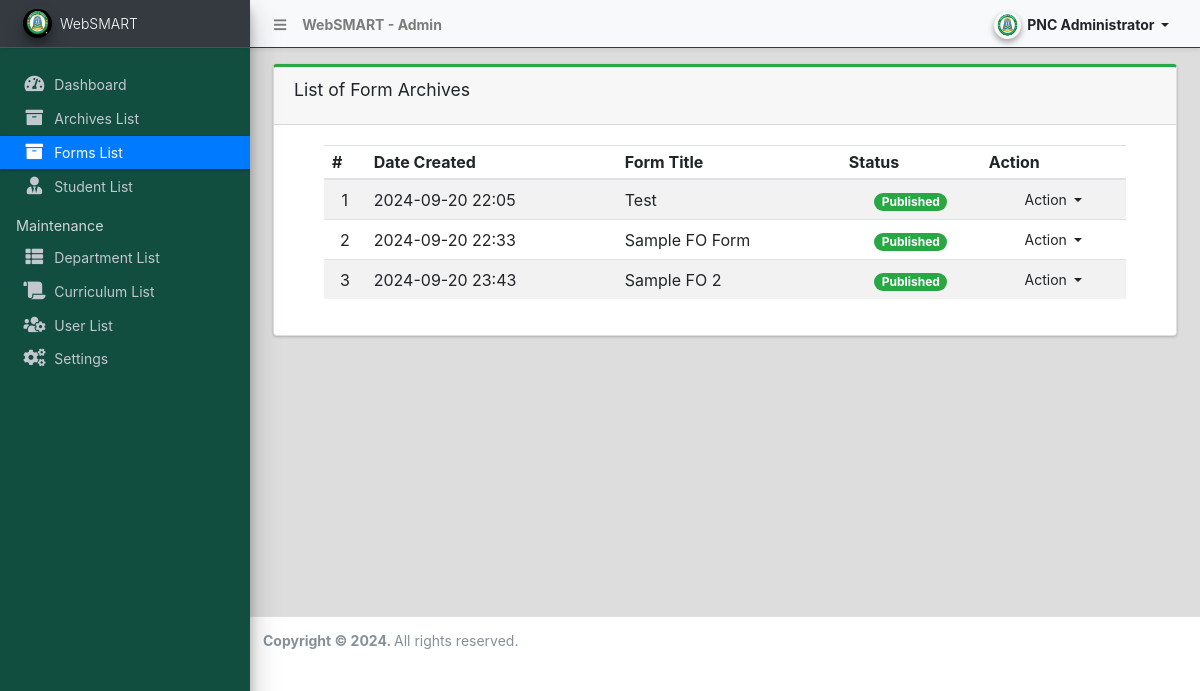
The page /admin/?page=forms (signed in) on the database as committed earlier.
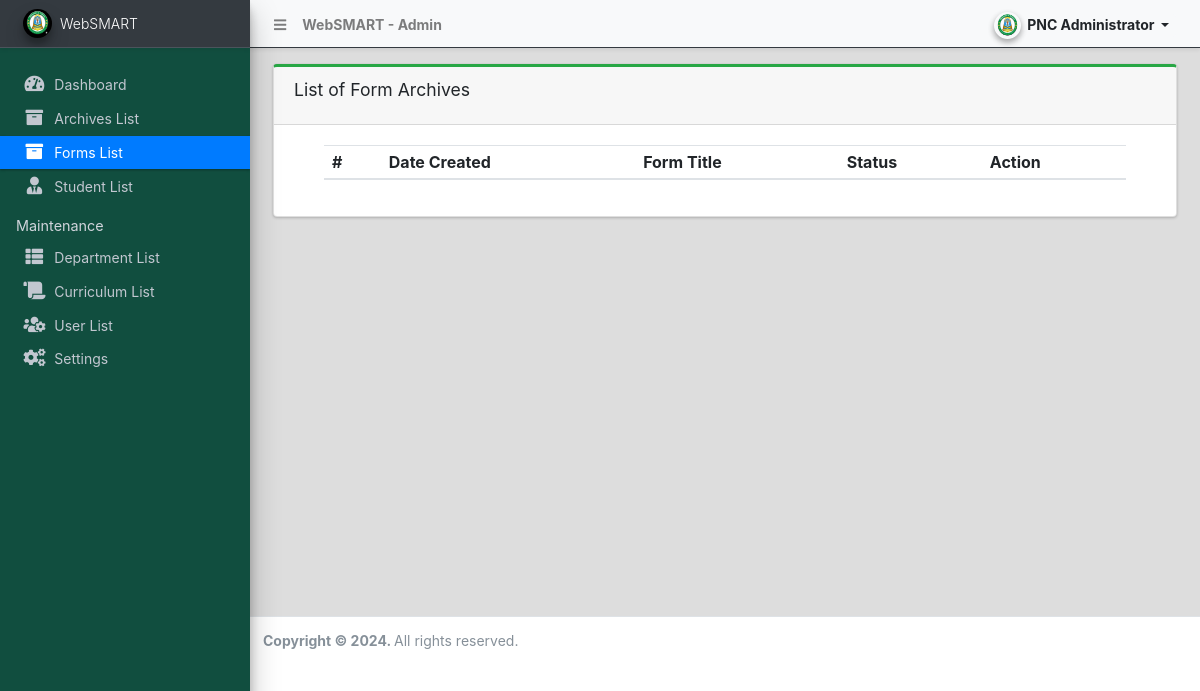
The same page on the database as committed later.
### tables this page shows
CREATE TABLE `forms_list` (
  `id` int(30) NOT NULL,
  `title` text NOT NULL,
  `department_id` varchar(255) NOT NULL,
  `document_path` text NOT NULL,
  `student_id` int(30) DEFAULT NULL,
  `status` int(11) NOT NULL DEFAULT 0,
  `date_created` datetime NOT NULL DEFAULT current_timestamp(),
  `date_updated` datetime DEFAULT NULL ON UPDATE current_timestamp(),
  `submitted_by` varchar(255) NOT NULL
);

### admin/forms/index.php (the view, shortened to what this page needs)
<link href="https://stackpath.bootstrapcdn.com/bootstrap/4.5.2/css/bootstrap.min.css" rel="stylesheet">
<div class="card card-outline card-success">
	<div class="card-header">
		<h3 class="card-title">List of Form Archives</h3>
	</div>
	<div class="card-body">
		<div class="container-fluid">
        <div class="container-fluid">
			<table class="table table-hover table-striped">
				<thead>
					<tr>
						<th>#</th>
						<th>Date Created</th>
						<th>Form Title</th>
						<th>Status</th>
						<th>Action</th>
					</tr>
				</thead>
				<tbody>
					<?php
						$i = 1;
						$qry = $conn->query("SELECT * from `forms_list` order by `status` asc, `title` desc ");
						while($row = $qry->fetch_assoc()):
					?>
						<tr>
							<td class="text-center"><?php echo $i++; ?></td>
							<td class=""><?php echo date("Y-m-d H:i",strtotime($row['date_created'])) ?></td>
							<td><?php echo ucwords($row['title']) ?></td>
							<td class="text-center">
								<?php
                                    switch($row['status']){
                                        case '1':
                                            echo "<span class='badge badge-success badge-pill'>Published</span>";
                                            break;
                                    }
                                ?>
							</td>
							<td align="center">
								 <button type="button" class="btn btn-flat btn-default btn-sm dropdown-toggle dropdown-icon" data-toggle="dropdown">
				                  		Action
				                  </button>
							</td>
						</tr>
					<?php endwhile; ?>
				</tbody>
			</table>
		</div>
		</div>
	</div>
</div>

Rows that differ between the two databases and show on the page:
removed forms_list: date_created "2024-09-20 22:05", title "Test", status "Published"
removed forms_list: date_created "2024-09-20 22:33", title "Sample FO Form", status "Published"
removed forms_list: date_created "2024-09-20 23:43", title "Sample FO 2", status "Published"
